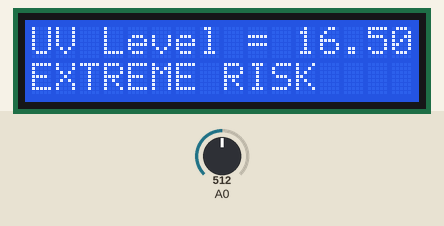
Recording of a sketch running on a simulated Arduino Uno, built with avr-gcc and run on an emulated ATmega328P. On the bench: 16×2 character LCD. Inputs (shaded band) come from the test bench; at power-on: A0 = 512. What the sketch prints to the serial monitor is not drawn.

Above: at 1.2 s.
1.3 s: A0 set to 0
At 3.9 s:
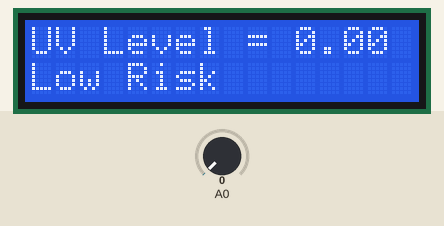
5.2 s: A0 set to 56
At 6.4 s:
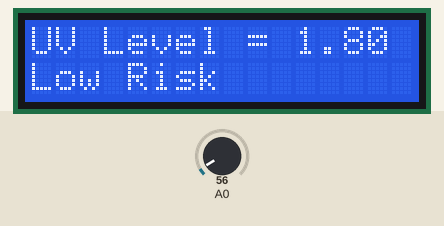
9.1 s: A0 set to 68
At 12.6 s:
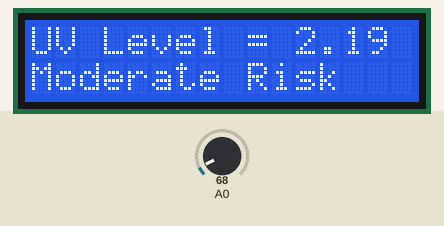
13.5 s: A0 set to 139
At 16.4 s:
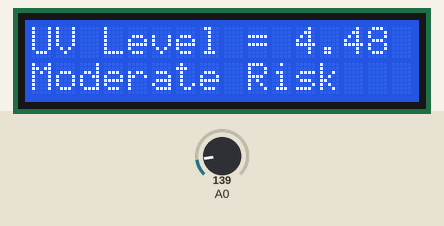
17.4 s: A0 set to 168
At 18.9 s:
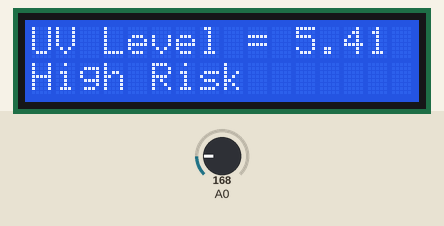
21.3 s: A0 set to 306
At 25.2 s:
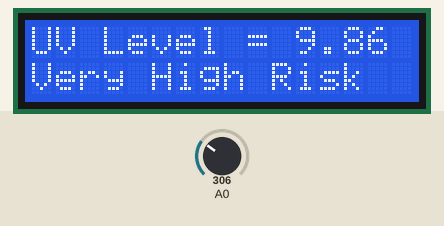
Timing chart, 0 to 26.6 s (numbered marks = the images above; inputs shaded):
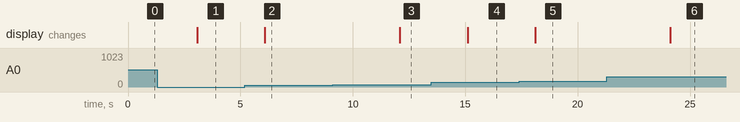

The sketch:

uv_sensor_model_lcd.ino
```cpp
#include <LiquidCrystal.h>
const int rs = 12, en = 11, d4 = 5, d5 = 4, d6 = 3, d7 = 2;
LiquidCrystal lcd(rs, en, d4, d5, d6, d7);

void setup()
{
  Serial.begin(9600);
  lcd.begin(16, 2);
}

void loop()
{
  float sensorVoltage;
  float sensorValue;
  float uvLevel;
  float uvThreat;

  sensorValue = analogRead(A0);
  sensorVoltage = sensorValue/1024*3.3;
  uvLevel = sensorVoltage/0.1;

  Serial.print("UV Index = ");
  Serial.print(uvLevel);
  Serial.println();


  lcd.clear();
  lcd.print("UV Level = ");
  lcd.print(uvLevel);
  lcd.setCursor(0,1);
  if (uvLevel <= 2 ){
    lcd.print("Low Risk");
  }
  else if (uvLevel <= 5){
    lcd.print("Moderate Risk");
  }
  else if (uvLevel <= 7){
    lcd.print("High Risk");
  }
  else if (uvLevel <= 10){
    lcd.print("Very High Risk");
  }
  else if (uvLevel > 10){
    lcd.print("EXTREME RISK");
  }
  delay(3000);
}
```

Measured:
- the behaviour switches between 62 and 63 on A0 (found by bisection; images 2 and 3)
- the behaviour switches between 155 and 156 on A0 (found by bisection; images 4 and 5)
- after the input at 1.3 s, the display: changes after 1.8 s (image 1)
- after the input at 5.2 s, the display: changes after 0.88 s (image 2)
- after the input at 9.1 s, the display: changes after 3.0 s (image 3)
- after the input at 13.5 s, the display: changes after 1.6 s (image 4)
- after the input at 17.4 s, the display: changes after 0.71 s (image 5)
- after the input at 21.3 s, the display: changes after 2.8 s (image 6)
